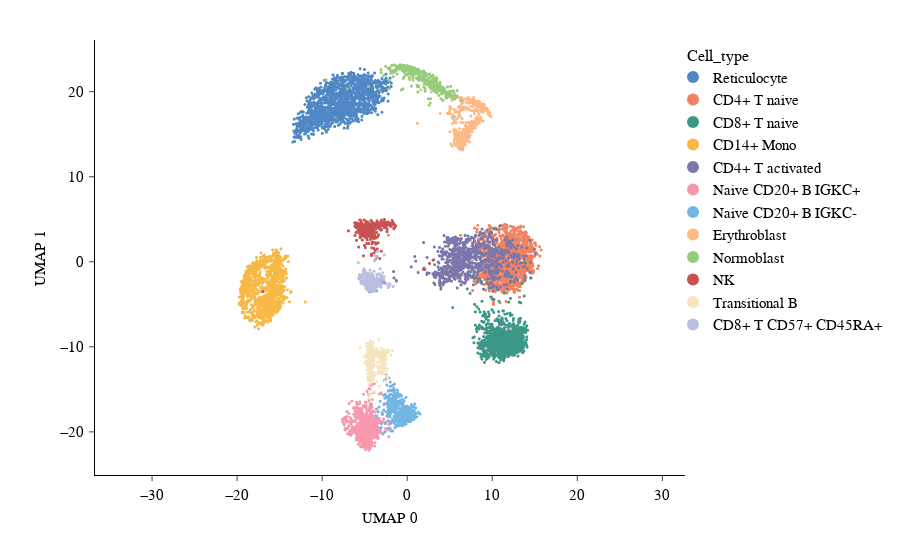

The notebook cell this image was saved under:
### Markdown cell above
## PyTorch UMAP with Feature Labels

We can visualize the embedding and add the top gene contributors to the embedding position as information in the hovertip. 
As an alternative visualization, we can color the embedding by the largest gene contributor. In some cases, a given cell type label will have different regions where different genes make the largest contribution, like for Reticulocytes, which have several sub regions where the strongest contributors are HBD and HBA2, but the sub region with HBD as the largest gene contributor also extends to the neighboring Normoblast cluster. The UMAP embedding is placing these points near each other because the HBD activity is similar (and correlations with other features are distinctive).

### Code cell
# | code-fold: true
# | label: fig-umap-hover-top-genes
# | layout-ncol: 1
# | fig-cap: "The PyTorch UMAP embedding colored by cell type with top genes for each cell labeled in the hover tip."
#plotly UMAP embedding with data tags

plot_interactive(
    reducer, 
    adata_final,
    groupby=GROUPBY_KEY,
    color_by='group', # or 'top_gene'
    fit_index=0,
    summary_file=summary_interactive_file if not TRAIN else None
)

### Figure 1 — Plotly figure (JSON) as saved in the notebook; plotly's stock layout.template omitted (floating-point values rounded to 4 significant figures; data arrays with more than 128 entries replaced by an {"elided": "..."} marker saying what was removed)
{"data": [{"customdata": {"elided": "1534x3 str values"}, "hovertemplate": "cell_type=Reticulocyte<br>UMAP 0=%{x}<br>UMAP 1=%{y}<br>gene_0=%{customdata[0]}<br>gene_1=%{customdata[1]}<br>gene_2=%{customdata[2]}<extra></extra>", "legendgroup": "Reticulocyte", "marker": {"color": "#5088C5", "size": 3, "symbol": "circle"}, "mode": "markers", "name": "Reticulocyte", "showlegend": true, "type": "scattergl", "x": {"elided": "1534 float values"}, "xaxis": "x", "y": {"elided": "1534 float values"}, "yaxis": "y"}, {"customdata": {"elided": "1424x3 str values"}, "hovertemplate": "cell_type=CD4+ T naive<br>UMAP 0=%{x}<br>UMAP 1=%{y}<br>gene_0=%{customdata[0]}<br>gene_1=%{customdata[1]}<br>gene_2=%{customdata[2]}<extra></extra>", "legendgroup": "CD4+ T naive", "marker": {"color": "#F28360", "size": 3, "symbol": "circle"}, "mode": "markers", "name": "CD4+ T naive", "showlegend": true, "type": "scattergl", "x": {"elided": "1424 float values"}, "xaxis": "x", "y": {"elided": "1424 float values"}, "yaxis": "y"}, {"customdata": {"elided": "1107x3 str values"}, "hovertemplate": "cell_type=CD8+ T naive<br>UMAP 0=%{x}<br>UMAP 1=%{y}<br>gene_0=%{customdata[0]}<br>gene_1=%{customdata[1]}<br>gene_2=%{customdata[2]}<extra></extra>", "legendgroup": "CD8+ T naive", "marker": {"color": "#3B9886", "size": 3, "symbol": "circle"}, "mode": "markers", "name": "CD8+ T naive", "showlegend": true, "type": "scattergl", "x": {"elided": "1107 float values"}, "xaxis": "x", "y": {"elided": "1107 float values"}, "yaxis": "y"}, {"customdata": {"elided": "1043x3 str values"}, "hovertemplate": "cell_type=CD14+ Mono<br>UMAP 0=%{x}<br>UMAP 1=%{y}<br>gene_0=%{customdata[0]}<br>gene_1=%{customdata[1]}<br>gene_2=%{customdata[2]}<extra></extra>", "legendgroup": "CD14+ Mono", "marker": {"color": "#F7B846", "size": 3, "symbol": "circle"}, "mode": "markers", "name": "CD14+ Mono", "showlegend": true, "type": "scattergl", "x": {"elided": "1043 float values"}, "xaxis": "x", "y": {"elided": "1043 float values"}, "yaxis": "y"}, {"customdata": {"elided": "928x3 str values"}, "hovertemplate": "cell_type=CD4+ T activated<br>UMAP 0=%{x}<br>UMAP 1=%{y}<br>gene_0=%{customdata[0]}<br>gene_1=%{customdata[1]}<br>gene_2=%{customdata[2]}<extra></extra>", "legendgroup": "CD4+ T activated", "marker": {"color": "#7A77AB", "size": 3, "symbol": "circle"}, "mode": "markers", "name": "CD4+ T activated", "showlegend": true, "type": "scattergl", "x": {"elided": "928 float values"}, "xaxis": "x", "y": {"elided": "928 float values"}, "yaxis": "y"}, {"customdata": {"elided": "719x3 str values"}, "hovertemplate": "cell_type=Naive CD20+ B IGKC+<br>UMAP 0=%{x}<br>UMAP 1=%{y}<br>gene_0=%{customdata[0]}<br>gene_1=%{customdata[1]}<br>gene_2=%{customdata[2]}<extra></extra>", "legendgroup": "Naive CD20+ B IGKC+", "marker": {"color": "#F898AE", "size": 3, "symbol": "circle"}, "mode": "markers", "name": "Naive CD20+ B IGKC+", "showlegend": true, "type": "scattergl", "x": {"elided": "719 float values"}, "xaxis": "x", "y": {"elided": "719 float values"}, "yaxis": "y"}, {"customdata": {"elided": "487x3 str values"}, "hovertemplate": "cell_type=Naive CD20+ B IGKC-<br>UMAP 0=%{x}<br>UMAP 1=%{y}<br>gene_0=%{customdata[0]}<br>gene_1=%{customdata[1]}<br>gene_2=%{customdata[2]}<extra></extra>", "legendgroup": "Naive CD20+ B IGKC-", "marker": {"color": "#73B5E3", "size": 3, "symbol": "circle"}, "mode": "markers", "name": "Naive CD20+ B IGKC-", "showlegend": true, "type": "scattergl", "x": {"elided": "487 float values"}, "xaxis": "x", "y": {"elided": "487 float values"}, "yaxis": "y"}, {"customdata": {"elided": "456x3 str values"}, "hovertemplate": "cell_type=Erythroblast<br>UMAP 0=%{x}<br>UMAP 1=%{y}<br>gene_0=%{customdata[0]}<br>gene_1=%{customdata[1]}<br>gene_2=%{customdata[2]}<extra></extra>", "legendgroup": "Erythroblast", "marker": {"color": "#FFB984", "size": 3, "symbol": "circle"}, "mode": "markers", "name": "Erythroblast", "showlegend": true, "type": "scattergl", "x": {"elided": "456 float values"}, "xaxis": "x", "y": {"elided": "456 float values"}, "yaxis": "y"}, {"customdata": {"elided": "395x3 str values"}, "hovertemplate": "cell_type=Normoblast<br>UMAP 0=%{x}<br>UMAP 1=%{y}<br>gene_0=%{customdata[0]}<br>gene_1=%{customdata[1]}<br>gene_2=%{customdata[2]}<extra></extra>", "legendgroup": "Normoblast", "marker": {"color": "#97CD78", "size": 3, "symbol": "circle"}, "mode": "markers", "name": "Normoblast", "showlegend": true, "type": "scattergl", "x": {"elided": "395 float values"}, "xaxis": "x", "y": {"elided": "395 float values"}, "yaxis": "y"}, {"customdata": {"elided": "365x3 str values"}, "hovertemplate": "cell_type=NK<br>UMAP 0=%{x}<br>UMAP 1=%{y}<br>gene_0=%{customdata[0]}<br>gene_1=%{customdata[1]}<br>gene_2=%{customdata[2]}<extra></extra>", "legendgroup": "NK", "marker": {"color": "#C85152", "size": 3, "symbol": "circle"}, "mode": "markers", "name": "NK", "showlegend": true, "type": "scattergl", "x": {"elided": "365 float values"}, "xaxis": "x", "y": {"elided": "365 float values"}, "yaxis": "y"}, {"customdata": {"elided": "326x3 str values"}, "hovertemplate": "cell_type=Transitional B<br>UMAP 0=%{x}<br>UMAP 1=%{y}<br>gene_0=%{customdata[0]}<br>gene_1=%{customdata[1]}<br>gene_2=%{customdata[2]}<extra></extra>", "legendgroup": "Transitional B", "marker": {"color": "#F5E4BE", "size": 3, "symbol": "circle"}, "mode": "markers", "name": "Transitional B", "showlegend": true, "type": "scattergl", "x": {"elided": "326 float values"}, "xaxis": "x", "y": {"elided": "326 float values"}, "yaxis": "y"}, {"customdata": {"elided": "284x3 str values"}, "hovertemplate": "cell_type=CD8+ T CD57+ CD45RA+<br>UMAP 0=%{x}<br>UMAP 1=%{y}<br>gene_0=%{customdata[0]}<br>gene_1=%{customdata[1]}<br>gene_2=%{customdata[2]}<extra></extra>", "legendgroup": "CD8+ T CD57+ CD45RA+", "marker": {"color": "#BABEE0", "size": 3, "symbol": "circle"}, "mode": "markers", "name": "CD8+ T CD57+ CD45RA+", "showlegend": true, "type": "scattergl", "x": {"elided": "284 float values"}, "xaxis": "x", "y": {"elided": "284 float values"}, "yaxis": "y"}], "layout": {"autosize": true, "legend": {"itemsizing": "constant", "title": {"text": "Cell_type"}, "tracegroupgap": 0, "x": 1, "xanchor": "left", "y": 1, "yanchor": "top"}, "xaxis": {"anchor": "y", "domain": [0, 1], "tickfont": {"family": "SuisseIntlMono", "size": 14.5}, "tickformat": ",", "title": {"text": "UMAP 0"}}, "yaxis": {"anchor": "x", "domain": [0, 1], "scaleanchor": "x", "tickfont": {"family": "SuisseIntlMono", "size": 14.5}, "tickformat": ",", "title": {"text": "UMAP 1"}}}}
